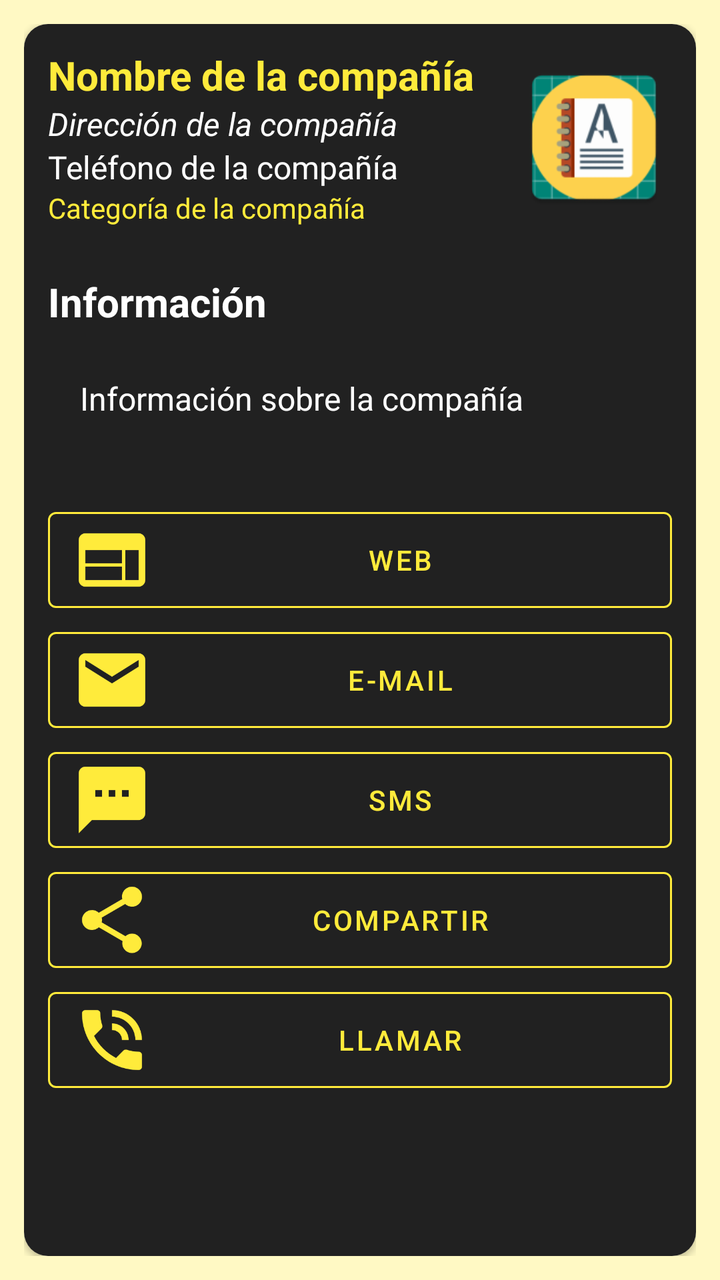
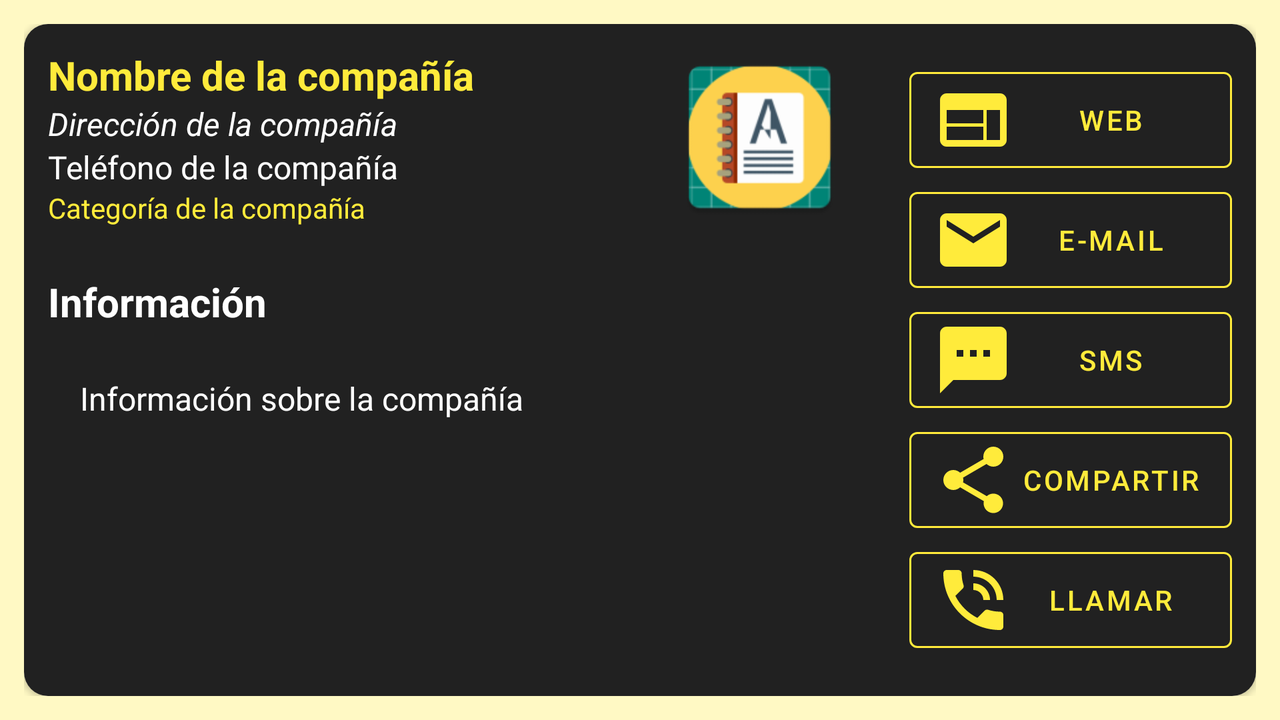

An Android layout and its configuration variant, each rendered on a device that would load it. The default file and the variant file are quoted in full after the pictures.
<!-- AndroidManifest.xml: application theme AppTheme -->
<!-- res/layout/activity_detail.xml -->
<?xml version="1.0" encoding="utf-8"?>
<RelativeLayout xmlns:android="http://schemas.android.com/apk/res/android"
    xmlns:app="http://schemas.android.com/apk/res-auto"
    xmlns:tools="http://schemas.android.com/tools"
    android:layout_width="match_parent"
    android:layout_height="match_parent"
    android:padding="12dp"
    tools:context=".activities.DetailActivity">

    <androidx.cardview.widget.CardView
        android:layout_width="match_parent"
        android:layout_height="match_parent"
        app:cardCornerRadius="12dp">

            <RelativeLayout
                android:layout_width="match_parent"
                android:layout_height="match_parent"
                android:background="@color/primary_text">

                <LinearLayout
                    android:id="@+id/item_company"
                    android:layout_width="match_parent"
                    android:layout_height="wrap_content"
                    android:padding="12dp"
                    android:orientation="horizontal"
                    android:layout_alignParentTop="true">

                    <LinearLayout
                        android:layout_width="match_parent"
                        android:layout_height="wrap_content"
                        android:layout_weight="1"
                        android:orientation="vertical">

                        <TextView
                            android:id="@+id/item_name_detail"
                            android:layout_width="match_parent"
                            android:layout_height="wrap_content"
                            tools:text="@string/detail_name_tools"
                            android:textSize="@dimen/app_primary_text"
                            android:textStyle="bold"
                            android:textColor="@color/primary"/>

                        <TextView
                            android:id="@+id/item_address_detail"
                            android:layout_width="match_parent"
                            android:layout_height="wrap_content"
                            tools:text="@string/detail_address_tools"
                            android:textStyle="italic"
                            android:textSize="@dimen/app_secondary_text"
                            android:textColor="@color/secondaryTextColor"/>

                        <TextView
                            android:id="@+id/item_phone_detail"
                            android:layout_width="match_parent"
                            android:layout_height="wrap_content"
                            tools:text="@string/detail_phone_tools"
                            android:textSize="@dimen/app_secondary_text"
                            android:textColor="@color/secondaryTextColor"/>

                        <TextView
                            android:id="@+id/item_category_detail"
                            android:layout_width="match_parent"
                            android:layout_height="wrap_content"
                            tools:text="@string/detail_category_tools"
                            android:textSize="@dimen/app_extra_text"
                            android:textColor="@color/primary"/>

                    </LinearLayout>

                    <ImageView
                        android:id="@+id/item_logo_detail"
                        android:layout_width="match_parent"
                        android:layout_height="match_parent"
                        android:layout_weight="3"
                        tools:src="@mipmap/ic_launcher"/>
                </LinearLayout>

                <LinearLayout
                    android:id="@+id/item_info_company"
                    android:layout_width="match_parent"
                    android:layout_height="wrap_content"
                    android:orientation="vertical"
                    android:padding="12dp"
                    android:layout_marginBottom="16dp"
                    android:layout_below="@id/item_company">

                    <TextView
                        android:layout_width="match_parent"
                        android:layout_height="wrap_content"
                        android:text="@string/detail_info_text"
                        android:textSize="@dimen/app_primary_text"
                        android:textStyle="bold"
                        android:textColor="@color/secondaryTextColor"
                        android:layout_marginBottom="24dp"/>

                    <TextView
                        android:id="@+id/info_detail"
                        android:layout_width="match_parent"
                        android:layout_height="wrap_content"
                        android:layout_marginLeft="16dp"
                        android:layout_marginRight="16dp"
                        tools:text="@string/detail_info_tools"
                        android:textSize="@dimen/app_secondary_text"
                        android:textColor="@color/secondaryTextColor"
                        android:layout_below="@id/item_company"/>

                </LinearLayout>

                <ScrollView
                    android:layout_width="match_parent"
                    android:layout_height="wrap_content"
                    android:layout_below="@+id/item_info_company"
                    android:layout_alignParentBottom="true">

                    <LinearLayout
                        android:layout_width="match_parent"
                        android:layout_height="wrap_content"
                        android:orientation="vertical"
                        android:padding="12dp"
                        android:layout_centerHorizontal="true">

                        <com.google.android.material.button.MaterialButton
                            style="@style/Widget.MaterialComponents.Button.OutlinedButton.Icon"
                            android:layout_width="match_parent"
                            android:layout_height="wrap_content"
                            android:onClick="visitWebsite"
                            android:text="@string/detail_web_button"
                            android:textColor="@color/primary"
                            app:iconTint="@color/primary"
                            app:icon="@drawable/ic_website_detail"
                            app:strokeColor="@color/primary" />

                        <com.google.android.material.button.MaterialButton
                            style="@style/Widget.MaterialComponents.Button.OutlinedButton.Icon"
                            android:layout_width="match_parent"
                            android:layout_height="wrap_content"
                            android:text="@string/detail_email_button"
                            android:textColor="@color/primary"
                            app:strokeColor="@color/primary"
                            app:iconTint="@color/primary"
                            app:icon="@drawable/ic_email_detail"
                            android:onClick="sendEmail"/>

                        <com.google.android.material.button.MaterialButton
                            style="@style/Widget.MaterialComponents.Button.OutlinedButton.Icon"
                            android:layout_width="match_parent"
                            android:layout_height="wrap_content"
                            android:text="@string/detail_sms_button"
                            android:textColor="@color/primary"
                            app:strokeColor="@color/primary"
                            app:iconTint="@color/primary"
                            app:icon="@drawable/ic_sms_detail"
                            android:onClick="sendSMS"/>

                        <com.google.android.material.button.MaterialButton
                            style="@style/Widget.MaterialComponents.Button.OutlinedButton.Icon"
                            android:layout_width="match_parent"
                            android:layout_height="wrap_content"
                            android:text="@string/detail_share_button"
                            android:textColor="@color/primary"
                            app:strokeColor="@color/primary"
                            app:iconTint="@color/primary"
                            app:icon="@drawable/ic_share_detail"
                            android:onClick="shareContent"/>

                        <com.google.android.material.button.MaterialButton
                            style="@style/Widget.MaterialComponents.Button.OutlinedButton.Icon"
                            android:layout_width="match_parent"
                            android:layout_height="wrap_content"
                            android:text="@string/detail_call_button"
                            android:textColor="@color/primary"
                            app:strokeColor="@color/primary"
                            app:iconTint="@color/primary"
                            app:icon="@drawable/ic_call_detail"
                            android:onClick="callTo"/>

                    </LinearLayout>

                </ScrollView>

            </RelativeLayout>
    </androidx.cardview.widget.CardView>
</RelativeLayout>
<!-- resources referenced by this layout -->
<resources>
  <color name="primary">#FFEB3B</color>
  <color name="primary_text">#212121</color>
  <color name="secondaryTextColor">#ffffff</color>
  <dimen name="app_extra_text">14sp</dimen>
  <dimen name="app_primary_text">20sp</dimen>
  <dimen name="app_secondary_text">16sp</dimen>
  <!-- drawable ic_call_detail (drawable) -->
  <vector xmlns:android="http://schemas.android.com/apk/res/android"
      android:width="40dp"
      android:height="40dp"
      android:viewportWidth="24"
      android:viewportHeight="24">
    <path
        android:fillColor="#FF000000"
        android:pathData="M20,15.5c-1.25,0 -2.45,-0.2 -3.57,-0.57 -0.35,-0.11 -0.74,-0.03 -1.02,0.24l-2.2,2.2c-2.83,-1.44 -5.15,-3.75 -6.59,-6.59l2.2,-2.21c0.28,-0.26 0.36,-0.65 0.25,-1C8.7,6.45 8.5,5.25 8.5,4c0,-0.55 -0.45,-1 -1,-1L4,3c-0.55,0 -1,0.45 -1,1 0,9.39 7.61,17 17,17 0.55,0 1,-0.45 1,-1v-3.5c0,-0.55 -0.45,-1 -1,-1zM19,12h2c0,-4.97 -4.03,-9 -9,-9v2c3.87,0 7,3.13 7,7zM15,12h2c0,-2.76 -2.24,-5 -5,-5v2c1.66,0 3,1.34 3,3z"/>
  </vector>
  <!-- drawable ic_email_detail (drawable) -->
  <vector xmlns:android="http://schemas.android.com/apk/res/android"
      android:width="40dp"
      android:height="40dp"
      android:viewportWidth="24"
      android:viewportHeight="24">
    <path
        android:fillColor="#FF000000"
        android:pathData="M20,4L4,4c-1.1,0 -1.99,0.9 -1.99,2L2,18c0,1.1 0.9,2 2,2h16c1.1,0 2,-0.9 2,-2L22,6c0,-1.1 -0.9,-2 -2,-2zM20,8l-8,5 -8,-5L4,6l8,5 8,-5v2z"/>
  </vector>
  <!-- drawable ic_sms_detail (drawable) -->
  <vector xmlns:android="http://schemas.android.com/apk/res/android"
      android:width="40dp"
      android:height="40dp"
      android:viewportWidth="24"
      android:viewportHeight="24">
    <path
        android:fillColor="#FF000000"
        android:pathData="M20,2L4,2c-1.1,0 -1.99,0.9 -1.99,2L2,22l4,-4h14c1.1,0 2,-0.9 2,-2L22,4c0,-1.1 -0.9,-2 -2,-2zM9,11L7,11L7,9h2v2zM13,11h-2L11,9h2v2zM17,11h-2L15,9h2v2z"/>
  </vector>
  <!-- drawable ic_website_detail (drawable) -->
  <vector xmlns:android="http://schemas.android.com/apk/res/android"
      android:width="40dp"
      android:height="40dp"
      android:viewportWidth="24"
      android:viewportHeight="24">
    <path
        android:fillColor="#FF000000"
        android:pathData="M20,4L4,4c-1.1,0 -1.99,0.9 -1.99,2L2,18c0,1.1 0.9,2 2,2h16c1.1,0 2,-0.9 2,-2L22,6c0,-1.1 -0.9,-2 -2,-2zM15,18L4,18v-4h11v4zM15,13L4,13L4,9h11v4zM20,18h-4L16,9h4v9z"/>
  </vector>
  <string name="detail_address_tools">Dirección de la compañía</string>
  <string name="detail_call_button">Llamar</string>
  <string name="detail_category_tools">Categoría de la compañía</string>
  <string name="detail_email_button">E-mail</string>
  <string name="detail_info_text">Información</string>
  <string name="detail_info_tools">Información sobre la compañía</string>
  <string name="detail_name_tools">Nombre de la compañía</string>
  <string name="detail_phone_tools">Teléfono de la compañía</string>
  <string name="detail_share_button">Compartir</string>
  <string name="detail_sms_button">SMS</string>
  <string name="detail_web_button">Web</string>
  <style name="AppTheme" parent="Theme.MaterialComponents.Light.DarkActionBar">
          
          <item name="colorPrimary">@color/primary_text</item>
          <item name="colorPrimaryDark">@color/colorOnSecondary</item>
          <item name="colorAccent">@color/colorOnSecondary</item>
          <item name="android:colorBackground">@color/primary_light</item>
      </style>
  <color name="colorOnSecondary">#000000</color>
  <color name="primary_light">#FFF9C4</color>
</resources>
<!-- res/layout-land/activity_detail.xml (the repository's variant of the layout above) -->
<!-- drawn on the phone turned sideways -->
<?xml version="1.0" encoding="utf-8"?>
<RelativeLayout xmlns:android="http://schemas.android.com/apk/res/android"
    xmlns:app="http://schemas.android.com/apk/res-auto"
    xmlns:tools="http://schemas.android.com/tools"
    android:layout_width="match_parent"
    android:layout_height="match_parent"
    android:padding="12dp"
    tools:context=".activities.DetailActivity">

    <androidx.cardview.widget.CardView
        android:layout_width="match_parent"
        android:layout_height="match_parent"
        app:cardCornerRadius="12dp">

        <RelativeLayout
            android:layout_width="match_parent"
            android:layout_height="wrap_content"
            android:background="@color/primary_text">

            <RelativeLayout
                android:layout_width="wrap_content"
                android:layout_height="match_parent"
                android:layout_toLeftOf="@id/de"
                android:layout_alignParentStart="true">

                <LinearLayout
                    android:id="@+id/item_company"
                    android:layout_width="match_parent"
                    android:layout_height="wrap_content"
                    android:padding="12dp"
                    android:orientation="horizontal"
                    android:layout_alignParentTop="true">

                    <LinearLayout
                        android:layout_width="match_parent"
                        android:layout_height="wrap_content"
                        android:layout_weight="1"
                        android:orientation="vertical">

                        <TextView
                            android:id="@+id/item_name_detail"
                            android:layout_width="match_parent"
                            android:layout_height="wrap_content"
                            tools:text="@string/detail_name_tools"
                            android:textSize="@dimen/app_primary_text"
                            android:textStyle="bold"
                            android:textColor="@color/primary"/>

                        <TextView
                            android:id="@+id/item_address_detail"
                            android:layout_width="match_parent"
                            android:layout_height="wrap_content"
                            tools:text="@string/detail_address_tools"
                            android:textStyle="italic"
                            android:textSize="@dimen/app_secondary_text"
                            android:textColor="@color/secondaryTextColor"/>

                        <TextView
                            android:id="@+id/item_phone_detail"
                            android:layout_width="match_parent"
                            android:layout_height="wrap_content"
                            tools:text="@string/detail_phone_tools"
                            android:textSize="@dimen/app_secondary_text"
                            android:textColor="@color/secondaryTextColor"/>

                        <TextView
                            android:id="@+id/item_category_detail"
                            android:layout_width="match_parent"
                            android:layout_height="wrap_content"
                            tools:text="@string/detail_category_tools"
                            android:textSize="@dimen/app_extra_text"
                            android:textColor="@color/primary"/>

                    </LinearLayout>

                    <ImageView
                        android:id="@+id/item_logo_detail"
                        android:layout_width="match_parent"
                        android:layout_height="match_parent"
                        android:layout_weight="3"
                        tools:src="@mipmap/ic_launcher"/>
                </LinearLayout>

                <LinearLayout
                    android:id="@+id/item_info_company"
                    android:layout_width="match_parent"
                    android:layout_height="wrap_content"
                    android:orientation="vertical"
                    android:padding="12dp"
                    android:layout_marginBottom="16dp"
                    android:layout_below="@id/item_company">

                    <TextView
                        android:layout_width="match_parent"
                        android:layout_height="wrap_content"
                        android:text="@string/detail_info_text"
                        android:textSize="@dimen/app_primary_text"
                        android:textStyle="bold"
                        android:textColor="@color/secondaryTextColor"
                        android:layout_marginBottom="24dp"/>

                    <TextView
                        android:id="@+id/info_detail"
                        android:layout_width="match_parent"
                        android:layout_height="wrap_content"
                        android:layout_marginLeft="16dp"
                        android:layout_marginRight="16dp"
                        tools:text="@string/detail_info_tools"
                        android:textSize="@dimen/app_secondary_text"
                        android:textColor="@color/secondaryTextColor"
                        android:layout_below="@id/item_company"/>

                </LinearLayout>

            </RelativeLayout>

            <RelativeLayout
                android:id="@+id/de"
                android:layout_width="wrap_content"
                android:layout_height="match_parent"
                android:layout_alignParentEnd="true">

                <ScrollView
                    android:layout_width="wrap_content"
                    android:layout_height="wrap_content"
                    android:layout_centerInParent="true">

                    <LinearLayout
                        android:layout_width="wrap_content"
                        android:layout_height="wrap_content"
                        android:orientation="vertical"
                        android:padding="12dp"
                        android:layout_centerInParent="true">

                        <com.google.android.material.button.MaterialButton
                            style="@style/Widget.MaterialComponents.Button.OutlinedButton.Icon"
                            android:layout_width="match_parent"
                            android:layout_height="wrap_content"
                            android:onClick="visitWebsite"
                            android:text="@string/detail_web_button"
                            android:textColor="@color/primary"
                            app:iconTint="@color/primary"
                            app:icon="@drawable/ic_website_detail"
                            app:strokeColor="@color/primary" />

                        <com.google.android.material.button.MaterialButton
                            style="@style/Widget.MaterialComponents.Button.OutlinedButton.Icon"
                            android:layout_width="match_parent"
                            android:layout_height="wrap_content"
                            android:text="@string/detail_email_button"
                            android:textColor="@color/primary"
                            app:strokeColor="@color/primary"
                            app:iconTint="@color/primary"
                            app:icon="@drawable/ic_email_detail"
                            android:onClick="sendEmail"/>

                        <com.google.android.material.button.MaterialButton
                            style="@style/Widget.MaterialComponents.Button.OutlinedButton.Icon"
                            android:layout_width="match_parent"
                            android:layout_height="wrap_content"
                            android:text="@string/detail_sms_button"
                            android:textColor="@color/primary"
                            app:strokeColor="@color/primary"
                            app:iconTint="@color/primary"
                            app:icon="@drawable/ic_sms_detail"
                            android:onClick="sendSMS"/>

                        <com.google.android.material.button.MaterialButton
                            style="@style/Widget.MaterialComponents.Button.OutlinedButton.Icon"
                            android:layout_width="match_parent"
                            android:layout_height="wrap_content"
                            android:text="@string/detail_share_button"
                            android:textColor="@color/primary"
                            app:strokeColor="@color/primary"
                            app:iconTint="@color/primary"
                            app:icon="@drawable/ic_share_detail"
                            android:onClick="shareContent"/>

                        <com.google.android.material.button.MaterialButton
                            style="@style/Widget.MaterialComponents.Button.OutlinedButton.Icon"
                            android:layout_width="match_parent"
                            android:layout_height="wrap_content"
                            android:text="@string/detail_call_button"
                            android:textColor="@color/primary"
                            app:strokeColor="@color/primary"
                            app:iconTint="@color/primary"
                            app:icon="@drawable/ic_call_detail"
                            android:onClick="callTo"/>

                    </LinearLayout>

                </ScrollView>

            </RelativeLayout>

        </RelativeLayout>
    </androidx.cardview.widget.CardView>
</RelativeLayout>
